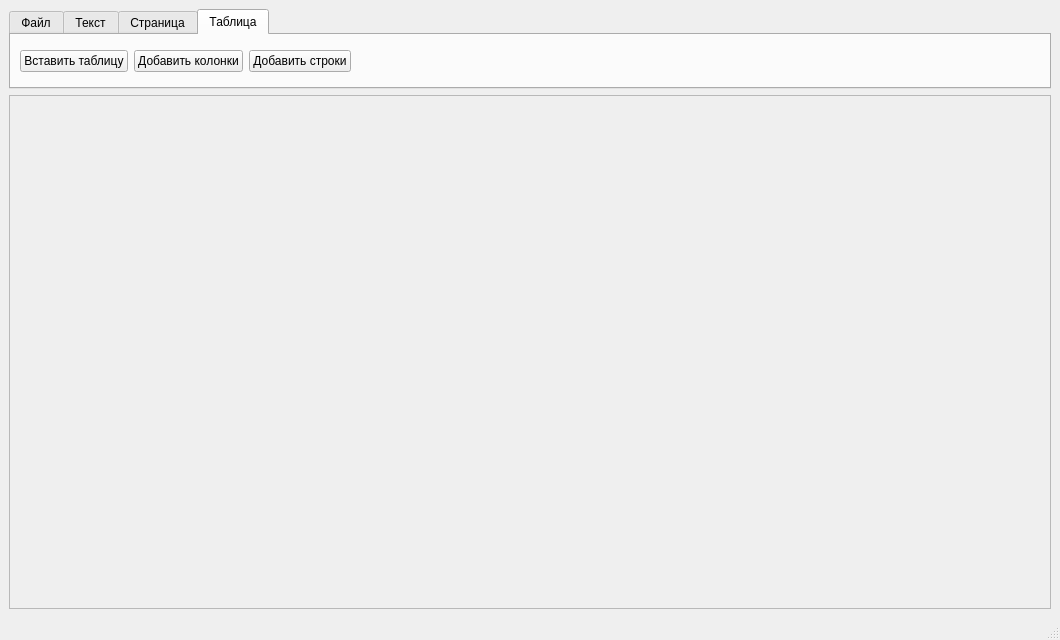
<?xml version="1.0" encoding="UTF-8"?>
<ui version="4.0">
 <class>MainWindow</class>
 <widget class="QMainWindow" name="MainWindow">
  <property name="geometry">
   <rect>
    <x>0</x>
    <y>0</y>
    <width>1060</width>
    <height>640</height>
   </rect>
  </property>
  <property name="windowTitle">
   <string>MainWindow</string>
  </property>
  <widget class="QWidget" name="centralwidget">
   <layout class="QVBoxLayout" name="verticalLayout">
    <item>
     <widget class="QTabWidget" name="tabWidget">
      <property name="maximumSize">
       <size>
        <width>16777215</width>
        <height>80</height>
       </size>
      </property>
      <property name="currentIndex">
       <number>3</number>
      </property>
      <widget class="QWidget" name="tab_3">
       <attribute name="title">
        <string>Файл</string>
       </attribute>
       <layout class="QHBoxLayout" name="horizontalLayout_4">
        <item>
         <widget class="QPushButton" name="pushButtonPrint">
          <property name="text">
           <string/>
          </property>
          <property name="icon">
           <iconset>
            <normaloff>images/print.png</normaloff>images/print.png</iconset>
          </property>
         </widget>
        </item>
        <item>
         <widget class="QPushButton" name="pushButtonSaveDocument">
          <property name="text">
           <string/>
          </property>
          <property name="icon">
           <iconset>
            <normaloff>images/save.png</normaloff>images/save.png</iconset>
          </property>
         </widget>
        </item>
        <item>
         <spacer name="horizontalSpacer_2">
          <property name="orientation">
           <enum>Qt::Horizontal</enum>
          </property>
          <property name="sizeHint" stdset="0">
           <size>
            <width>40</width>
            <height>20</height>
           </size>
          </property>
         </spacer>
        </item>
       </layout>
      </widget>
      <widget class="QWidget" name="tab">
       <attribute name="title">
        <string>Текст</string>
       </attribute>
       <layout class="QHBoxLayout" name="horizontalLayout_3">
        <item>
         <widget class="QPushButton" name="pushButton_bold">
          <property name="maximumSize">
           <size>
            <width>30</width>
            <height>16777215</height>
           </size>
          </property>
          <property name="font">
           <font>
            <weight>75</weight>
            <bold>true</bold>
           </font>
          </property>
          <property name="text">
           <string>Ж</string>
          </property>
          <property name="checkable">
           <bool>true</bool>
          </property>
         </widget>
        </item>
        <item>
         <widget class="QPushButton" name="pushButton_italic">
          <property name="maximumSize">
           <size>
            <width>30</width>
            <height>16777215</height>
           </size>
          </property>
          <property name="font">
           <font>
            <italic>true</italic>
           </font>
          </property>
          <property name="text">
           <string>К</string>
          </property>
          <property name="checkable">
           <bool>true</bool>
          </property>
         </widget>
        </item>
        <item>
         <widget class="QPushButton" name="pushButton_underlined">
          <property name="maximumSize">
           <size>
            <width>30</width>
            <height>16777215</height>
           </size>
          </property>
          <property name="font">
           <font>
            <underline>true</underline>
           </font>
          </property>
          <property name="text">
           <string>Ч</string>
          </property>
          <property name="checkable">
           <bool>true</bool>
          </property>
         </widget>
        </item>
        <item>
         <widget class="QSpinBox" name="spinBox_font_size">
          <property name="value">
           <number>12</number>
          </property>
         </widget>
        </item>
        <item>
         <widget class="QFontComboBox" name="fontComboBox"/>
        </item>
        <item>
         <widget class="QPushButton" name="pushButton_leftAlign">
          <property name="text">
           <string/>
          </property>
          <property name="icon">
           <iconset resource="Resources.qrc">
            <normaloff>:/images/icons/images/Left.png</normaloff>:/images/icons/images/Left.png</iconset>
          </property>
          <property name="checkable">
           <bool>false</bool>
          </property>
         </widget>
        </item>
        <item>
         <widget class="QPushButton" name="pushButton_centerAlign">
          <property name="text">
           <string/>
          </property>
          <property name="icon">
           <iconset resource="Resources.qrc">
            <normaloff>:/images/icons/images/justify.png</normaloff>:/images/icons/images/justify.png</iconset>
          </property>
          <property name="checkable">
           <bool>false</bool>
          </property>
         </widget>
        </item>
        <item>
         <widget class="QPushButton" name="pushButton_RightAlign">
          <property name="text">
           <string/>
          </property>
          <property name="icon">
           <iconset resource="Resources.qrc">
            <normaloff>:/images/icons/images/Right.png</normaloff>:/images/icons/images/Right.png</iconset>
          </property>
          <property name="checkable">
           <bool>false</bool>
          </property>
         </widget>
        </item>
        <item>
         <spacer name="horizontalSpacer">
          <property name="orientation">
           <enum>Qt::Horizontal</enum>
          </property>
          <property name="sizeHint" stdset="0">
           <size>
            <width>40</width>
            <height>20</height>
           </size>
          </property>
         </spacer>
        </item>
       </layout>
      </widget>
      <widget class="QWidget" name="tab_2">
       <attribute name="title">
        <string>Страница</string>
       </attribute>
       <layout class="QHBoxLayout" name="horizontalLayout_5">
        <item>
         <layout class="QHBoxLayout" name="horizontalLayout_6">
          <item>
           <widget class="QPushButton" name="pushButton_ListPortated">
            <property name="text">
             <string/>
            </property>
            <property name="icon">
             <iconset resource="Resources.qrc">
              <normaloff>:/images/icons/images/ListPortate.png</normaloff>:/images/icons/images/ListPortate.png</iconset>
            </property>
           </widget>
          </item>
          <item>
           <widget class="QPushButton" name="pushButton_ListAlbum">
            <property name="text">
             <string/>
            </property>
            <property name="icon">
             <iconset resource="Resources.qrc">
              <normaloff>:/images/icons/images/Listalbom.png</normaloff>:/images/icons/images/Listalbom.png</iconset>
            </property>
           </widget>
          </item>
          <item>
           <widget class="QComboBox" name="comboBoxDocumentFormat"/>
          </item>
         </layout>
        </item>
        <item>
         <spacer name="horizontalSpacer_3">
          <property name="orientation">
           <enum>Qt::Horizontal</enum>
          </property>
          <property name="sizeHint" stdset="0">
           <size>
            <width>869</width>
            <height>20</height>
           </size>
          </property>
         </spacer>
        </item>
       </layout>
      </widget>
      <widget class="QWidget" name="tab_4">
       <attribute name="title">
        <string>Таблица</string>
       </attribute>
       <layout class="QHBoxLayout" name="horizontalLayout_8">
        <item>
         <layout class="QHBoxLayout" name="horizontalLayout_7">
          <item>
           <widget class="QPushButton" name="pushButton_addTable">
            <property name="text">
             <string>Вставить таблицу</string>
            </property>
           </widget>
          </item>
          <item>
           <widget class="QPushButton" name="pushButton_addTableColumn">
            <property name="text">
             <string>Добавить колонки</string>
            </property>
           </widget>
          </item>
          <item>
           <widget class="QPushButton" name="pushButton_addTableRow">
            <property name="text">
             <string>Добавить строки</string>
            </property>
           </widget>
          </item>
         </layout>
        </item>
        <item>
         <spacer name="horizontalSpacer_4">
          <property name="orientation">
           <enum>Qt::Horizontal</enum>
          </property>
          <property name="sizeHint" stdset="0">
           <size>
            <width>698</width>
            <height>20</height>
           </size>
          </property>
         </spacer>
        </item>
       </layout>
      </widget>
     </widget>
    </item>
    <item>
     <widget class="QFrame" name="frame">
      <property name="frameShape">
       <enum>QFrame::StyledPanel</enum>
      </property>
      <property name="frameShadow">
       <enum>QFrame::Raised</enum>
      </property>
      <layout class="QHBoxLayout" name="horizontalLayout_2">
       <item>
        <layout class="QHBoxLayout" name="horizontalLayout"/>
       </item>
      </layout>
     </widget>
    </item>
   </layout>
  </widget>
  <widget class="QMenuBar" name="menubar">
   <property name="geometry">
    <rect>
     <x>0</x>
     <y>0</y>
     <width>1060</width>
     <height>20</height>
    </rect>
   </property>
  </widget>
  <widget class="QStatusBar" name="statusbar"/>
 </widget>
 <resources>
  <include location="Resources.qrc"/>
 </resources>
 <connections/>
</ui>
